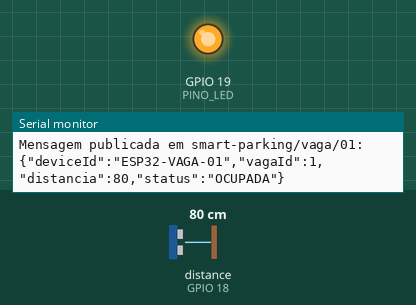
This sketch was run on a simulated ESP32. Parts: output pins drawn as LEDs (lit = HIGH), the last lines printed to the serial monitor. Wiring (inferred from the names in the program): ultrasonic range finder: trigger GPIO 5; echo GPIO 18. Inputs (shaded band) come from the test bench; at power-on: distance to the obstacle (sensor on GPIO 18) 80 cm. The echo pulse lasts 58.3 µs per cm; WiFi joins after 1.5 s; servers stay silent unless stated; no MQTT or app messages arrive unless stated; pins used as bus, display or sensor lines are not drawn.

Above: at 2.9 s.
3.0 s: distance to the obstacle (sensor on GPIO 18) set to 147 cm
5.6 s: distance to the obstacle (sensor on GPIO 18) set to 153 cm
At 8.0 s:
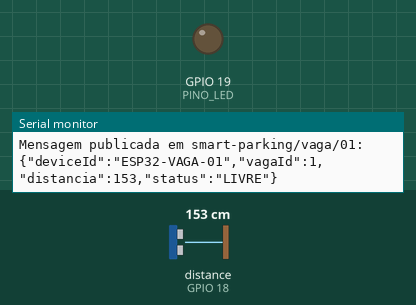
8.3 s: distance to the obstacle (sensor on GPIO 18) set to 2 cm
At 10.3 s:
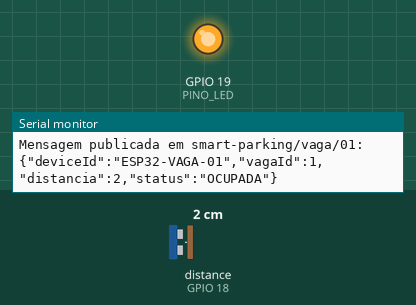
10.6 s: distance to the obstacle (sensor on GPIO 18) set to 250 cm
At 11.9 s:
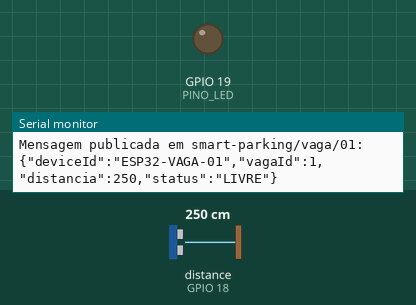
Timing chart, 0 to 13.6 s (numbered marks = the images above; inputs shaded):
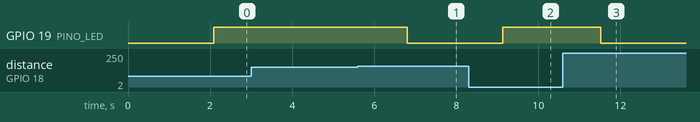

The sketch:

esp32-vaga.ino
```cpp
/*
 * >>> Versao para a Arduino IDE <<<
 * Copia de iot/esp32-vaga/src/main.cpp (PlatformIO). Se alterar a logica aqui,
 * replique no main.cpp (e vice-versa). As configuracoes ficam em config.h, nesta pasta.
 * Guia: EXECUCAO-SALA-DE-AULA.md
 */
/*
 * Smart Parking - firmware da vaga
 * ESP32 + sensor ultrassonico HC-SR04 + LED de status + MQTT
 *
 * Montagem: Wokwi "ESP32 - Smart Parking (Versao Fisica)"
 *   https://wokwi.com/projects/481580197751757825  (pinos em config.h)
 *
 * Fluxo (secao 11 da especificacao):
 *   Conectar Wi-Fi -> Conectar MQTT -> Ler HC-SR04 -> Calcular distancia
 *   -> Verificar limite -> Definir status -> Acender/apagar LED -> Criar JSON
 *   -> Publicar -> Repetir
 *
 * A leitura do sensor e o LED nunca dependem da rede: sem Wi-Fi ou sem broker
 * a vaga continua sendo medida e sinalizada, e a reconexao e tentada em
 * segundo plano, sem travar o loop.
 *
 * Payload publicado em MQTT_TOPIC:
 *   {"deviceId":"ESP32-VAGA-01","vagaId":1,"distancia":80.5,"status":"OCUPADA"}
 */

#include <Arduino.h>
#include <ArduinoJson.h>
#include <PubSubClient.h>
#include <WiFi.h>

#include "config.h"

static WiFiClient wifiClient;
static PubSubClient mqttClient(wifiClient);

// Client ID MQTT = DEVICE_ID + final do MAC. Em broker publico dois clientes com
// o mesmo ID derrubam um ao outro; o sufixo do MAC evita essa colisao.
static char mqttClientId[48];

// Ultimo status publicado; NULL indica que ainda nao houve publicacao.
static const char* ultimoStatus = NULL;
static unsigned long ultimaPublicacaoMs = 0;

static bool wifiConectado = false;
static unsigned long inicioTentativaWiFiMs = 0;
static unsigned long ultimaTentativaMqttMs = 0;

// Velocidade do som ~0,0343 cm/us; ida e volta -> divide por 2.
static const float CM_POR_MICROSSEGUNDO = 0.0343f / 2.0f;

// Timeout do pulseIn: ~400 cm de alcance util do HC-SR04.
static const unsigned long TIMEOUT_ECHO_US = 25000UL;

// Distancia assumida quando nao ha eco (caminho livre ate o alcance maximo).
static const float DISTANCIA_SEM_ECO_CM = 400.0f;

static const unsigned long ESPERA_INICIAL_WIFI_MS = 15000UL;
static const unsigned long NOVA_TENTATIVA_WIFI_MS = 20000UL;
static const unsigned long NOVA_TENTATIVA_MQTT_MS = 3000UL;

// ---------------------------------------------------------------- Wi-Fi -----

static void iniciarWiFi() {
  Serial.printf("Conectando ao Wi-Fi %s ...\n", WIFI_SSID);
  WiFi.disconnect();
  WiFi.begin(WIFI_SSID, WIFI_PASSWORD, WIFI_CANAL);
  inicioTentativaWiFiMs = millis();
}

/** Informa mudancas de estado do Wi-Fi e recomeca a conexao se demorar demais. */
static bool manterWiFi() {
  bool conectado = (WiFi.status() == WL_CONNECTED);

  if (conectado && !wifiConectado) {
    Serial.print("WiFi conectado. IP: ");
    Serial.println(WiFi.localIP());
  } else if (!conectado && wifiConectado) {
    Serial.println("WiFi desconectado; tentando reconectar...");
    inicioTentativaWiFiMs = millis();
  }
  wifiConectado = conectado;

  if (!conectado && millis() - inicioTentativaWiFiMs >= NOVA_TENTATIVA_WIFI_MS) {
    iniciarWiFi();
  }
  return conectado;
}

// ----------------------------------------------------------------- MQTT -----

/** Tenta conectar ao broker no maximo a cada NOVA_TENTATIVA_MQTT_MS, sem bloquear. */
static void manterMqtt() {
  if (mqttClient.connected()) {
    mqttClient.loop();
    return;
  }

  unsigned long agora = millis();
  if (ultimaTentativaMqttMs != 0 && agora - ultimaTentativaMqttMs < NOVA_TENTATIVA_MQTT_MS) {
    return;
  }
  ultimaTentativaMqttMs = agora;

  Serial.printf("Conectando ao broker MQTT %s:%d como %s ... ", MQTT_BROKER, MQTT_PORT, mqttClientId);

  bool conectado;
  if (strlen(MQTT_USER) > 0) {
    conectado = mqttClient.connect(mqttClientId, MQTT_USER, MQTT_PASSWORD);
  } else {
    conectado = mqttClient.connect(mqttClientId);
  }

  if (conectado) {
    Serial.println("MQTT conectado");
    // Forca uma publicacao logo apos reconectar para o backend saber o estado atual.
    ultimoStatus = NULL;
  } else {
    Serial.printf("falhou (rc=%d). Nova tentativa em %lu s\n", mqttClient.state(),
                  NOVA_TENTATIVA_MQTT_MS / 1000UL);
  }
}

static void manterConexoes() {
  if (manterWiFi()) {
    manterMqtt();
  }
}

/** Espera sem bloquear a rede: o cliente MQTT continua respondendo ao broker. */
static void esperar(unsigned long ms) {
  unsigned long inicio = millis();
  while (millis() - inicio < ms) {
    if (mqttClient.connected()) {
      mqttClient.loop();
    }
    delay(50);
  }
}

// ---------------------------------------------------------------- Sensor ----

/** Uma leitura do HC-SR04 em centimetros; retorna -1 quando nao ha eco. */
static float lerDistanciaCm() {
  digitalWrite(PINO_TRIG, LOW);
  delayMicroseconds(2);
  digitalWrite(PINO_TRIG, HIGH);
  delayMicroseconds(10);
  digitalWrite(PINO_TRIG, LOW);

  unsigned long duracaoUs = pulseIn(PINO_ECHO, HIGH, TIMEOUT_ECHO_US);
  if (duracaoUs == 0) {
    return -1.0f;  // sem eco: nenhum obstaculo dentro do alcance
  }
  return duracaoUs * CM_POR_MICROSSEGUNDO;
}

/**
 * Mediana de LEITURAS_POR_AMOSTRA leituras.
 *
 * O HC-SR04 produz leituras esporadicas fora da faixa; a mediana descarta esses
 * picos e evita que a vaga fique piscando entre LIVRE e OCUPADA.
 */
static float medirDistanciaCm() {
  float amostras[LEITURAS_POR_AMOSTRA];
  int validas = 0;

  for (int i = 0; i < LEITURAS_POR_AMOSTRA; i++) {
    float leitura = lerDistanciaCm();
    if (leitura > 0) {
      amostras[validas++] = leitura;
    }
    delay(60);  // o datasheet pede >= 60 ms entre disparos
  }

  if (validas == 0) {
    return -1.0f;
  }

  // Insertion sort: o vetor tem poucos elementos.
  for (int i = 1; i < validas; i++) {
    float atual = amostras[i];
    int j = i - 1;
    while (j >= 0 && amostras[j] > atual) {
      amostras[j + 1] = amostras[j];
      j--;
    }
    amostras[j + 1] = atual;
  }

  return amostras[validas / 2];
}

// ------------------------------------------------------------- Publicacao ---

static void publicar(float distanciaCm, const char* status) {
  JsonDocument doc;
  doc["deviceId"] = DEVICE_ID;
  doc["vagaId"] = VAGA_ID;
  doc["distancia"] = round(distanciaCm * 10.0f) / 10.0f;  // uma casa decimal
  doc["status"] = status;

  char payload[192];
  serializeJson(doc, payload, sizeof(payload));

  if (mqttClient.publish(MQTT_TOPIC, payload)) {
    Serial.printf("Mensagem publicada em %s: %s\n", MQTT_TOPIC, payload);
    ultimoStatus = status;
    ultimaPublicacaoMs = millis();
  } else {
    Serial.println("Falha ao publicar a mensagem MQTT");
  }
}

// --------------------------------------------------------------- Arduino ----

void setup() {
  Serial.begin(115200);
  delay(200);

  pinMode(PINO_TRIG, OUTPUT);
  pinMode(PINO_ECHO, INPUT);
  pinMode(PINO_LED, OUTPUT);
  digitalWrite(PINO_TRIG, LOW);
  digitalWrite(PINO_LED, LOW);

  uint64_t mac = ESP.getEfuseMac();
  snprintf(mqttClientId, sizeof(mqttClientId), "%s-%06lX", DEVICE_ID,
           (unsigned long)((mac >> 24) & 0xFFFFFF));

  Serial.println();
  Serial.println("=== Smart Parking - sensor de vaga ===");
  Serial.printf("Dispositivo: %s | Vaga: %d | Topico: %s\n", DEVICE_ID, VAGA_ID, MQTT_TOPIC);
  Serial.printf("Pinos: TRIG=%d ECHO=%d LED=%d | Limite: %.0f cm\n", PINO_TRIG, PINO_ECHO, PINO_LED,
                (float)LIMITE_OCUPADA_CM);

  WiFi.mode(WIFI_STA);
  iniciarWiFi();
  while (WiFi.status() != WL_CONNECTED && millis() - inicioTentativaWiFiMs < ESPERA_INICIAL_WIFI_MS) {
    delay(250);
  }

  mqttClient.setServer(MQTT_BROKER, MQTT_PORT);
  manterConexoes();
}

void loop() {
  manterConexoes();

  float distancia = medirDistanciaCm();
  bool semEco = (distancia < 0);
  if (semEco) {
    // Sem eco significa caminho livre ate o limite do sensor.
    distancia = DISTANCIA_SEM_ECO_CM;
  }

  bool ocupada = (distancia <= LIMITE_OCUPADA_CM);
  const char* status = ocupada ? "OCUPADA" : "LIVRE";
  digitalWrite(PINO_LED, ocupada ? HIGH : LOW);

  Serial.printf("Distancia: %.1f cm%s | Status: %s | LED: %s\n", distancia,
                semEco ? " (sem eco)" : "", status, ocupada ? "ACESO" : "APAGADO");

  // Publica quando o status muda e, periodicamente, como heartbeat: assim o
  // backend consegue marcar o dispositivo como ONLINE mesmo sem movimentacao.
  bool statusMudou = (ultimoStatus == NULL) || (strcmp(status, ultimoStatus) != 0);
  bool heartbeat = (millis() - ultimaPublicacaoMs) >= INTERVALO_HEARTBEAT_MS;

  if (mqttClient.connected() && (statusMudou || heartbeat)) {
    publicar(distancia, status);
  }

  esperar(INTERVALO_LEITURA_MS);
}
```

config.h
```cpp
// Smart Parking - configuracao do dispositivo.
//
// Montagem de referencia (Wokwi "ESP32 - Smart Parking (Versao Fisica)"):
//   https://wokwi.com/projects/481580197751757825
//
//   HC-SR04 VCC  -> 5V da ESP32        HC-SR04 GND -> GND
//   HC-SR04 TRIG -> GPIO 5
//   HC-SR04 ECHO -> [1 kOhm] -+-> GPIO 18      (divisor: 5 V -> ~3,3 V)
//                             +-[2 kOhm]-> GND
//   GPIO 19 -> [220 Ohm] -> LED vermelho (anodo); catodo -> GND
//
// Cada ESP32 instalado no estacionamento recebe uma copia deste arquivo com o
// seu proprio DEVICE_ID, VAGA_ID e MQTT_TOPIC. Os valores devem bater com o
// dispositivo cadastrado em POST /api/dispositivos.

#ifndef CONFIG_H
#define CONFIG_H

// ---------------------------------------------------------------- Wi-Fi -----
// Rede 2,4 GHz (a ESP32 nao conecta em 5 GHz). No simulador Wokwi use
// "Wokwi-GUEST", senha "" e canal 6.
#define WIFI_SSID "NOME-DA-REDE"
#define WIFI_PASSWORD "SENHA-DA-REDE"
#define WIFI_CANAL 0  // 0 = procura em todos os canais

// ----------------------------------------------------------------- MQTT -----
// Escolha UMA das opcoes e use o mesmo broker/topico no backend:
//
//  A) Mosquitto do docker compose (rede local; exige porta 1883 liberada no PC):
//       MQTT_BROKER "192.168.0.100"  (IP do PC no ipconfig, nunca "localhost")
//       MQTT_TOPIC  "smart-parking/vaga/01"
//
//  B) Broker publico (notebook sem acesso ao firewall, rede isolada ou Wokwi).
//     ESP32 e backend so fazem conexoes de saida:
//       MQTT_BROKER "broker.hivemq.com"
//       MQTT_TOPIC  "spk-TROQUE-AQUI/vaga/01"  (prefixo aleatorio do grupo)
//     Backend: MQTT_BROKER=tcp://broker.hivemq.com:1883 e
//              MQTT_TOPICO=spk-TROQUE-AQUI/vaga/+
#define MQTT_BROKER "192.168.0.100"
#define MQTT_PORT 1883
#define MQTT_USER ""      // vazio = broker anonimo (padrao do docker-compose)
#define MQTT_PASSWORD ""

// ------------------------------------------------------------ Identidade -----
#define DEVICE_ID "ESP32-VAGA-01"            // igual ao campo "nome" do dispositivo
#define VAGA_ID 1                             // id da vaga monitorada
#define MQTT_TOPIC "smart-parking/vaga/01"   // igual ao campo "mqttTopic" do dispositivo

// ------------------------------------------------------------------ Pinos ----
#define PINO_TRIG 5    // TRIG do HC-SR04 (ligacao direta)
#define PINO_ECHO 18   // ECHO do HC-SR04, SEMPRE pelo divisor 1k/2k
#define PINO_LED 19    // LED vermelho com resistor de 220 Ohm: aceso = OCUPADA

// ---------------------------------------------------------- Sensor HC-SR04 --
// Limite de deteccao em centimetros (secao 9 da especificacao).
// Calibrar conforme a altura de instalacao do sensor:
//   distancia <= LIMITE_OCUPADA_CM  -> OCUPADA
//   distancia >  LIMITE_OCUPADA_CM  -> LIVRE
#define LIMITE_OCUPADA_CM 150.0

// -------------------------------------------------------------- Cadencia ----
#define INTERVALO_LEITURA_MS 2000     // intervalo entre leituras do sensor
#define INTERVALO_HEARTBEAT_MS 30000  // republica mesmo sem mudanca de status
#define LEITURAS_POR_AMOSTRA 5        // mediana de N leituras para filtrar ruido

#endif  // CONFIG_H
```

Measured:
- the behaviour switches between 150 and 151 cm on distance to the obstacle (sensor on GPIO 18) (found by bisection; images 0 and 1)
- after the input at 5.6 s, GPIO 19 (PINO_LED): HIGH → LOW after 1.2 s
- after the input at 8.3 s, GPIO 19 (PINO_LED): LOW → HIGH after 0.83 s
- after the input at 10.6 s, GPIO 19 (PINO_LED): HIGH → LOW after 0.92 s
